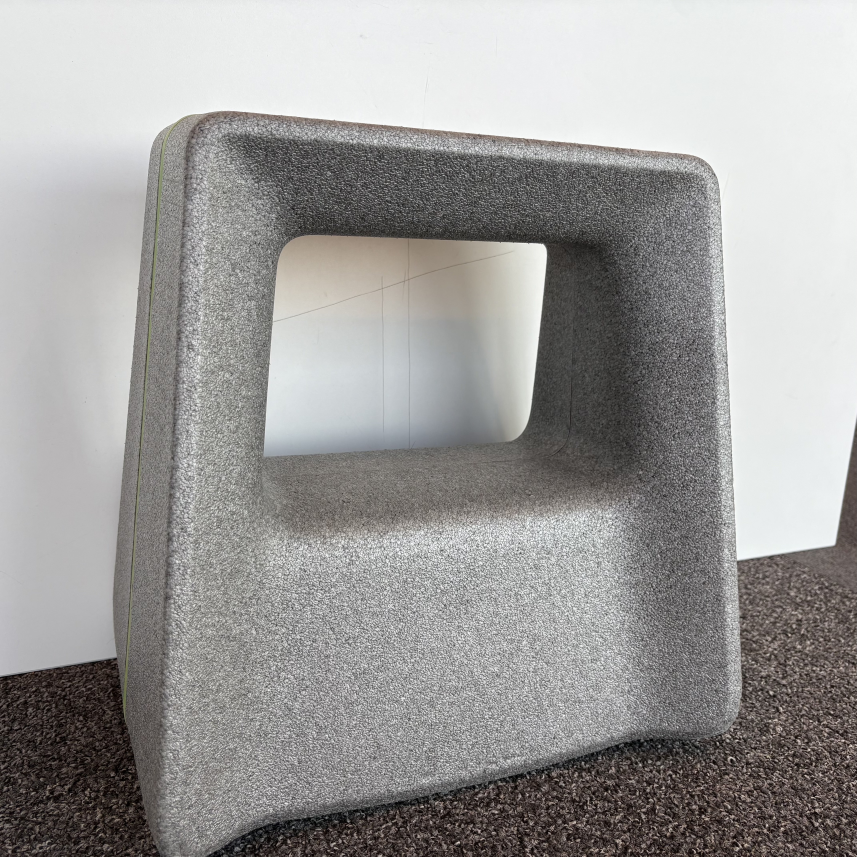
#> input picture IMG_3098.jpg, 4284 x 4284 px (shown at 1/5 size)
$ python epipolar_geometry.py
#> lines starting #> are read from the running program, lines starting #| are printed output that depends on the picture
import cv2
import numpy as np
import matplotlib.pyplot as plt

# Load images
img1 = cv2.imread('IMG_3098.jpg', cv2.IMREAD_GRAYSCALE)
#> img1: shape (4284, 4284); min 0, max 255, mean 155.8
img2 = cv2.imread('IMG_3099.jpg', cv2.IMREAD_GRAYSCALE)
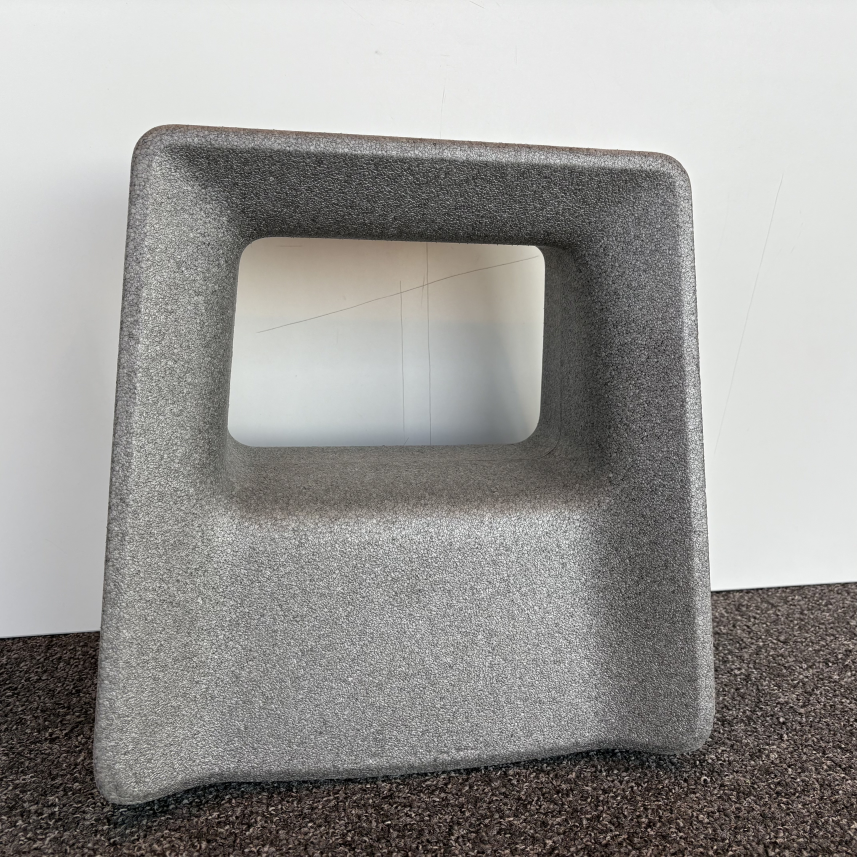
#> input picture IMG_3099.jpg, 4284 x 4284 px (shown at 1/5 size)
#> img2: shape (4284, 4284); min 0, max 255, mean 153.6
assert img1 is not None and img2 is not None, "Check image paths!"

# Initialize ORB with more features
orb = cv2.ORB_create(nfeatures=5000)
kp1, des1 = orb.detectAndCompute(img1, None)
#> kp1 = 5000 keypoints; strongest (x, y, size): (3922, 4020, 31), (3965, 4032, 31), (2326, 1045, 31), (2672, 952, 31)
kp2, des2 = orb.detectAndCompute(img2, None)
#> kp2 = 5000 keypoints; strongest (x, y, size): (2252, 3422, 31), (3724, 4146, 37.2), (3723, 4146, 31), (2536, 2748, 31)

# Ensure descriptors exist
if des1 is None or des2 is None or len(des1) < 2 or len(des2) < 2:
    raise ValueError("Not enough keypoints detected!")

# BFMatcher
bf = cv2.BFMatcher(cv2.NORM_HAMMING, crossCheck=False)
matches = bf.knnMatch(des1, des2, k=2)
#> matches = 5000 matches

# Ratio test
good_matches = []
for m, n in matches:
    if m.distance < 0.6 * n.distance:  # More permissive ratio
        good_matches.append(m)
#> after the loop, good_matches = 106 matches

print("Number of good matches:", len(good_matches))
#| Number of good matches: 106
if len(good_matches) < 8:
    raise ValueError("Need at least 8 matches for F matrix computation!")

# Extract points
pts1 = np.float32([kp1[m.queryIdx].pt for m in good_matches]).reshape(-1, 1, 2)
#> pts1 = 106 rows, first 8: [2019, 3311], [2179, 922], [2490, 3468], [1891, 920], [2326, 1045], [2354, 972], [2022, 2815], [2285, 3594]
pts2 = np.float32([kp2[m.trainIdx].pt for m in good_matches]).reshape(-1, 1, 2)
#> pts2 = 106 rows, first 8: [1761, 3220], [1902, 936], [2252, 3422], [1610, 938], [2079, 1053], [2092, 982], [1772, 2745], [2032, 3523]

# Compute F with relaxed RANSAC threshold
F, mask = cv2.findFundamentalMat(pts1, pts2, cv2.FM_RANSAC, ransacReprojThreshold=3.0)
#> F = [[-2.49e-08, 2.26e-07, 0.000261], [1.19e-08, 3.16e-08, -0.00523], [-0.000477, 0.00444, 1]]; mask = 106 values, max 1 at index 0, min 0 at index 21, mean 0.953
if F is None:
    raise ValueError("Fundamental matrix computation failed!")

# Draw matches (for debugging)
matched_img = cv2.drawMatches(img1, kp1, img2, kp2, good_matches, None, flags=2)
plt.imshow(matched_img), plt.title("Matches"), plt.show()
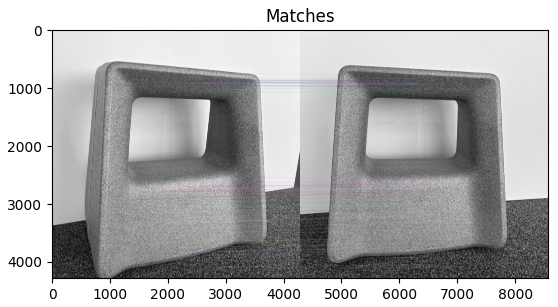
#> figure drawn by matplotlib, 1 panel

# Proceed with epipolar lines...
pts1 = pts1[mask.ravel() == 1]
#> pts1 = 101 rows, first 8: [2019, 3311], [2179, 922], [2490, 3468], [1891, 920], [2326, 1045], [2354, 972], [2022, 2815], [2285, 3594]
pts2 = pts2[mask.ravel() == 1]
#> pts2 = 101 rows, first 8: [1761, 3220], [1902, 936], [2252, 3422], [1610, 938], [2079, 1053], [2092, 982], [1772, 2745], [2032, 3523]

def draw_epipolar_lines(img1, img2, pts1, pts2, F, num_lines=10):
#> called with pts1 = array of shape (101, 1, 2), pts2 = array of shape (101, 1, 2), F = array of shape (3, 3), num_lines = 10
    img1_color = cv2.cvtColor(img1, cv2.COLOR_GRAY2BGR)
    img2_color = cv2.cvtColor(img2, cv2.COLOR_GRAY2BGR)
    indices = np.random.choice(len(pts1), num_lines, replace=False)
#> indices = [26, 86, 2, 55, 75, 94, 16, 73, 54, 96]
    pts1_selected = pts1[indices]
#> pts1_selected = [[2594.4, 3038.4], [2668.7, 2797.3], [2490, 3468], [1977.1, 3188.2], [2668, 2795.9], [2475.9, 4165.4], [2609, 921], [3231.4, 3488.8], [2135.5, 3849.1], [2092.7, 3468.7]]
    pts2_selected = pts2[indices]
#> pts2_selected = [[2373.6, 3007.2], [2457.2, 2774.5], [2252, 3422], [1719.4, 3097.4], [2457.2, 2773.4], [2140, 4093.3], [2351, 928], [3074.1, 3530.3], [1873.4, 3754.1], [1833.9, 3379.1]]
    for pt in pts1_selected:
        cv2.circle(img1_color, tuple(pt[0].astype(int)), 5, (0, 255, 0), -1)
#> this loop made 10 passes
    lines2 = cv2.computeCorrespondEpilines(pts1_selected, 1, F)
#> lines2 = [[0.17, -0.985, 2559.6], [0.159, -0.987, 2347.2], [0.189, -0.982, 2934.4], [0.179, -0.984, 2739], [0.159, -0.987, 2346.1], [0.219, -0.976, 3525.7], [0.0778, -0.997, 741.5], [0.187, -0.982, 2890.6], [0.207, -0.978, 3286.4], [0.191, -0.982, 2967.8]]
    lines2 = lines2.reshape(-1, 3)
    for line, pt in zip(lines2, pts2_selected):
        x0, y0 = map(int, [0, -line[2]/line[1]])
        x1, y1 = map(int, [img2.shape[1], -(line[2] + line[0] * img2.shape[1])/line[1]])
        cv2.line(img2_color, (x0, y0), (x1, y1), (0, 255, 0), 1)
        cv2.circle(img2_color, tuple(pt[0].astype(int)), 5, (255, 0, 0), -1)
#> this loop made 10 passes
#> (line, pt, y0, y1) on passes 1 to 10: ([0.17, -0.985, 2559.6], [[2373.6, 3007.2]], 2597, 3337), ([0.159, -0.987, 2347.2], [[2457.2, 2774.5]], 2377, 3069), ([0.189, -0.982, 2934.4], [[2252, 3422]], 2988, 3813), ([0.179, -0.984, 2739], [[1719.4, 3097.4]], 2784, 3564), ([0.159, -0.987, 2346.1], [[2457.2, 2773.4]], 2376, 3068), ([0.219, -0.976, 3525.7], [[2140, 4093.3]], 3613, 4576), ([0.0778, -0.997, 741.5], [[2351, 928]], 743, 1078), ([0.187, -0.982, 2890.6], [[3074.1, 3530.3]], 2942, 3758), ([0.207, -0.978, 3286.4], [[1873.4, 3754.1]], 3359, 4265), ([0.191, -0.982, 2967.8], [[1833.9, 3379.1]], 3023, 3856)
    plt.figure(figsize=(15, 10))
    plt.subplot(121), plt.imshow(img1_color), plt.title('Image 1 (Points)')
    plt.subplot(122), plt.imshow(img2_color), plt.title('Image 2 (Epipolar Lines)')
    plt.show()
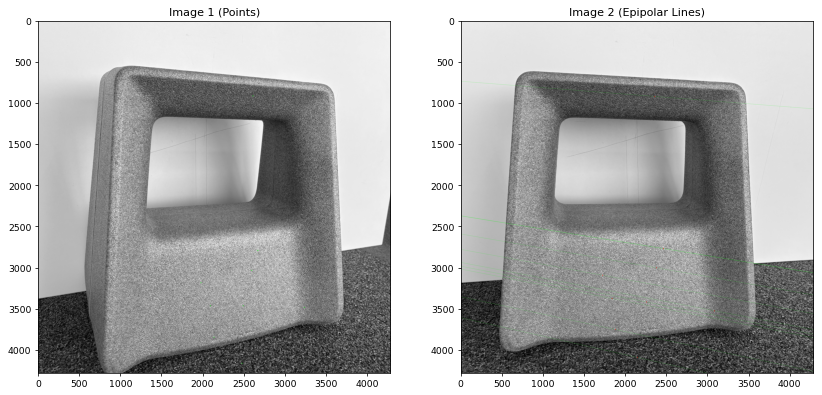
#> figure drawn by matplotlib, 2 panels; B, G, R data is drawn as R, G, B

draw_epipolar_lines(img1, img2, pts1, pts2, F)
